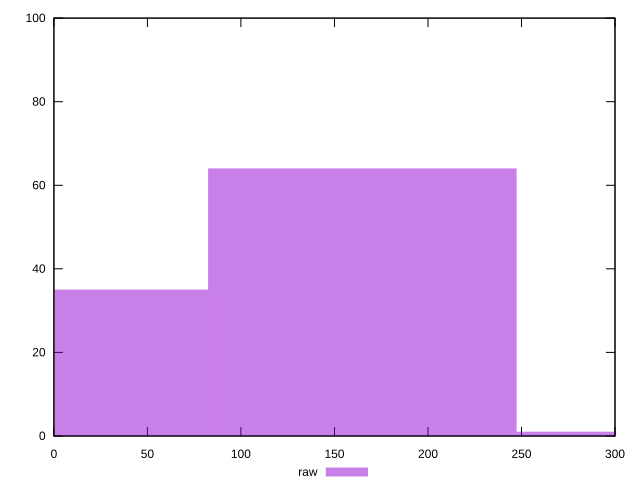

Recreate this plot in gnuplot.
reset

$raw <<EOF
164.87699318953568 64
0 35
329.75398637907136 1
EOF

set key outside below
set boxwidth 164.87699318953568
set xrange [0:300]
set yrange [0:100]
set trange [0:100]
set style fill transparent solid 0.5 noborder
set terminal svg size 640, 490 enhanced background rgb 'white'
set output "report_00007_2020-12-11T15:55:29.892Z/uses-http2/samples/pages+cached+noexternal+nofonts/raw/histogram.svg"

plot $raw title "raw" with boxes

reset
